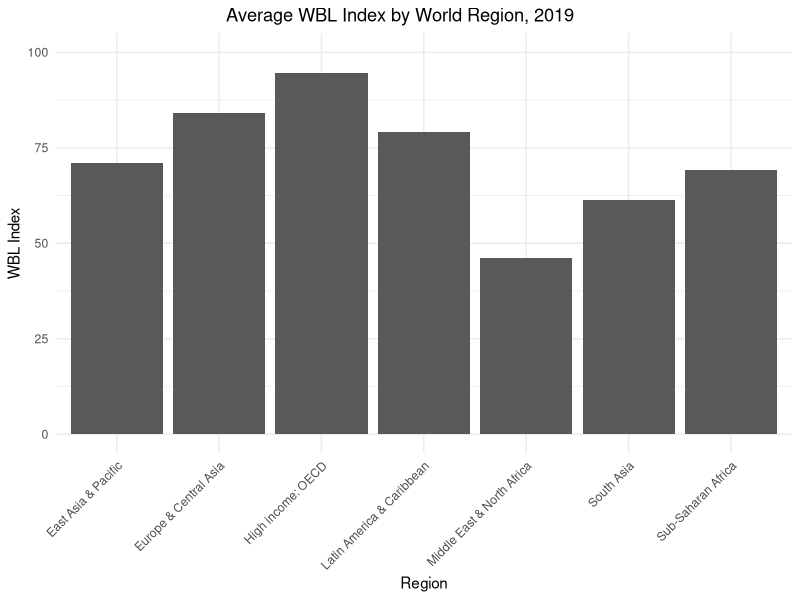
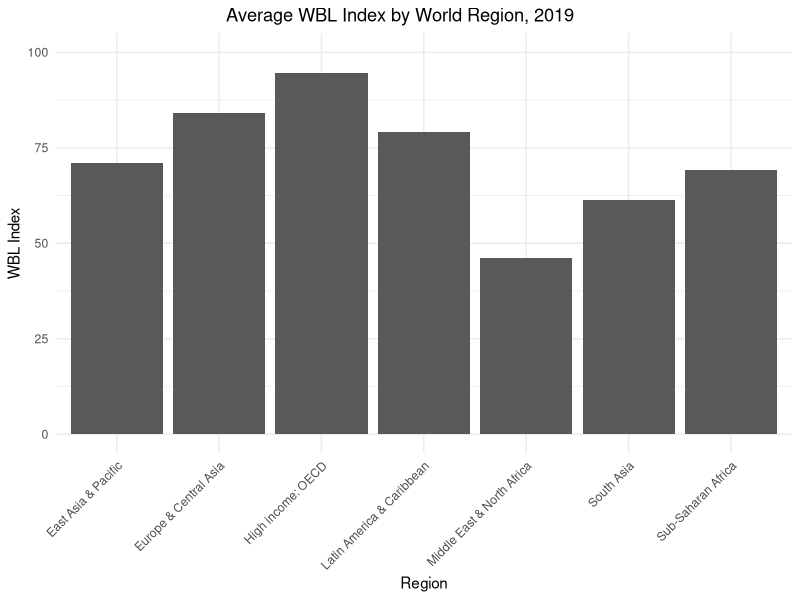
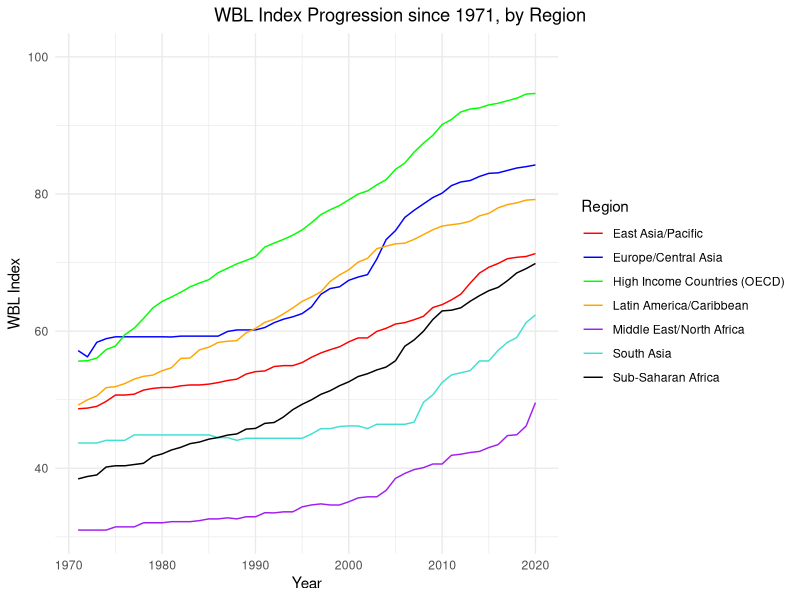
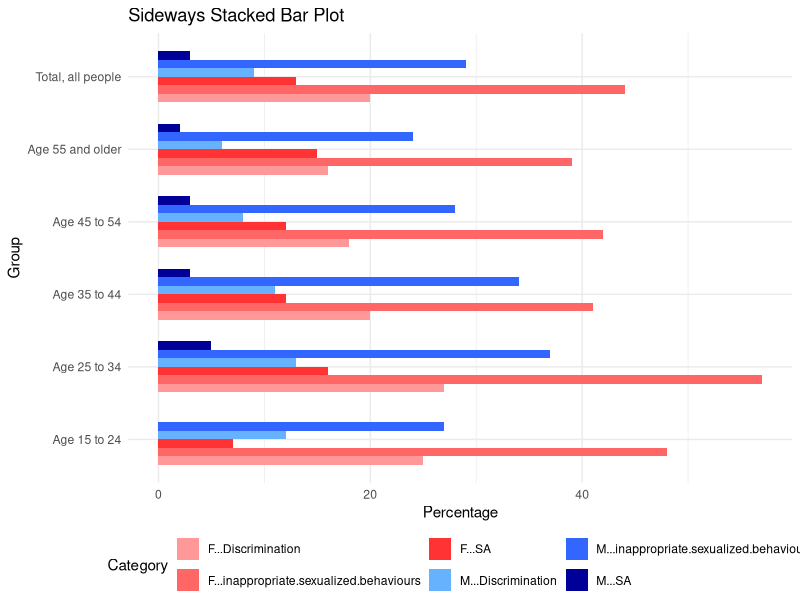

Recreate these plots in R, in order.
## ---- chunk 1
#| include: false
#| warning: false
#| message: false

library(tidyverse)

## WBL Dataset Setup

wb_data <- read_csv(here::here("outputs/data/wb_data_clean.csv"))
## ---- chunk 2
#| message: false
#| echo: false
#| warning: false
#| fig-cap: Figure 1A from Hyland et al. 
#| fig-align: center

## Replication of Figure 1A: Avg. WBL Index in 2019


# average out the index across regions
region_avg_index <- wb_data |> group_by(Region) |> filter(`WBL Report Year` == 2019) |>
                    summarise(avg_index = mean(`WBL_index`, na.rm = TRUE), .groups = "drop")


# Plot in ggplot2

  ggplot(data = region_avg_index, mapping = aes(x = Region, y = avg_index)) +
  geom_col() +
  labs(title="Average WBL Index by World Region, 2019", x="Region", y="WBL Index") +
  theme_minimal() +
  ylim (NA, 100) +
  theme(plot.title.position = "plot",
        plot.title = element_text(hjust = 0.5), 
        axis.text.x = element_text (angle = 45, vjust = 1, hjust=1))

## ---- chunk 3
#| message: false
#| echo: false
#| warning: false
#| fig-cap: Figure 1B from Hyland et al. 
#| fig-align: center

## Replication of Figure 1A: Avg. WBL Index in 2019


# average out the index across regions
region_avg_index <- wb_data |> group_by(Region) |> filter(`WBL Report Year` == 2019) |>
                    summarise(avg_index = mean(`WBL_index`, na.rm = TRUE), .groups = "drop")


# Plot in ggplot2

  ggplot(data = region_avg_index, mapping = aes(x = Region, y = avg_index)) +
  geom_col() +
  labs(title="Average WBL Index by World Region, 2019", x="Region", y="WBL Index") +
  theme_minimal() +
  ylim (NA, 100) +
  theme(plot.title.position = "plot",
        plot.title = element_text(hjust = 0.5), 
        axis.text.x = element_text (angle = 45, vjust = 1, hjust=1))

## ---- chunk 4
#| message: false
#| echo: false
#| warning: false
#| fig-cap: Figure 2 from Hyland et al. 
#| fig-align: center

## Replication of Figure 2:  Charting the Progress of Legal Gender Equality over Time
  

#construct tibble of yearly averages of regions.   
regional_avgs_byyear <- wb_data |> select(
                            `WBL Report Year`, 
                            Region, 
                            WBL_index
                        ) |> group_by(Region, `WBL Report Year`) |> 
                             summarise(avg_index = mean(`WBL_index`, na.rm = TRUE), .groups = "drop")

# Sling into ggplot2

regional_avgs_byyear |> 
  ggplot(aes(x=`WBL Report Year`, y=avg_index, group=Region, color=Region)) +
  geom_line() +
  labs(title="WBL Index Progression since 1971, by Region", x="Year", y="WBL Index") +
  scale_color_manual(values=c("red", "blue", "green", "orange", "purple", "turquoise", "black"), labels=c("East Asia/Pacific","Europe/Central Asia", "High Income Countries (OECD)", "Latin America/Caribbean", "Middle East/North Africa", "South Asia", "Sub-Saharan Africa")) +
  theme_minimal() +
  ylim (NA, 100) + 
  theme(plot.title.position = "plot",
        plot.title = element_text(hjust = 0.5))

## ---- chunk 5
#| message: false
#| echo: false
#| warning: false
#| fig-cap: Figure for pay
#| fig-align: center
  library(kableExtra)

# Create a data frame for the table
pay <- data.frame(
  Indicator = "Pay",
  Score = 100,
  Question = "“Does the law mandate equal remuneration for work of equal value?”",
  Legal_Basis = "Ontario Pay Equity Act, Sec. 6",
  Achievement_of_pay_equity = "6 (1) For the purposes of this Act, pay equity is achieved under the job-to-job method of comparison when the job rate for the female job class that is the subject of the comparison is at least equal to the job rate for a male job class in the same establishment where the work performed in the two job classes is of equal or comparable value. R.S.O. 1990, c. P.7, s. 6 (1); 1993, c. 4, s. 4 (1).",
  Relevant_article = "The gender wage gap in Canada: 1998 to 2018 C Labour Statistics: Research Papers by Rachelle Pelletier, Martha Patterson and Melissa Moyser",
  Stylized_fact = "Women still earn 87 cents for every dollar a man earns in Canada",
  Link_to_Article = "[Read more](https://www150.statcan.gc.ca/n1/en/pub/75-004-m/75-004-m2019004-eng.pdf?st=szPFyv6s)",
  Database = "Annualized data from the Labour Force Survey (LFS), a monthly household survey conducted by Statistics Canada.",
  Additional_info = "56,000 households, no aboriginal settlements or full-time Canadian Armed Force members, remote households in low population density areas"
)

# Transpose the data frame
pay <- t(pay)

# Replace underscores with spaces in column names
colnames(pay) <- gsub("_", " ", colnames(pay))

# Create a table using kableExtra
  kable(pay, format = "latex", caption = "Summary of findings -Pay Indicator") %>%
  column_spec(2, width = "27em")
   
## ---- chunk 6

library(kableExtra)

# Create a data frame for the table
wagegap <- data.frame(
  Category = c("Total explained portion (sum of effects of variables below)", "Human capital", "Education", 
               "Job tenure", "Job attributes", "Part-time", "Public sector", "Union", "Firm size", 
               "Occupation and industry", "Occupation", "Industry", "Demographics", "Age", 
               "Province", "Children", "Marital status", "Total unexplained portion"),
  'In 1998' = c(28.0, 1.8, -0.5, 2.3, 10.1, 8.9, -0.6, 0.7, 1.1, 18.3, 1.8, 16.5, -2.2, -0.4, -0.1, -0.3, -1.4, 72.0),
  'In 2018' = c(36.6, -6.1, -4.8, -1.3, -0.7, 9.2, -5.3, -3.4, -1.1, 44.8, 5.1, 39.7, -1.6, -0.3, 1.0, -0.8, -1.5, 63.4)
)

# Replace special characters in column names
#colnames(wagegap) <- gsub("`", "", colnames(wagegap))

# Create a table using kableExtra
kable(wagegap, format = "latex", booktabs = TRUE, escape = FALSE) %>%
 kable_styling() %>%
#  add_header_above(c("Category" = 1, "1998" = 1, "2018" = 1)) %>%
  row_spec(18, bold = TRUE)

## ---- chunk 7
library(kableExtra)

# Create a data frame for the table
workplace <- data.frame(
  Indicator = "Workplace",
  Score = 100,
  Question = "“Is there legislation on sexual harassment in employment??”",
  Legal_Basis = "Canadian Human Rights Act, Sec. 14(1) and (2); Ontario Occupational Health and Safety Act, Sec. 1 and 32.0.1; Ontario Human Rights Code, Sec. 7(2) and 7(3)",
  Code = "14 (1) It is a discriminatory practice, in matters related to employment,
to harass an individual on a prohibited ground of discrimination.Without limiting the generality of subsection 1, sexual harassment shall, for the purposes of that subsection, be deemed to be harassment on a prohibited ground of discrimination.",
  Relevant_article = "Gender Results Framework: A new data table on workplace harassment",
  Stylized_fact = "Women still earn 87 cents for every dollar a man earns in Canada",
  Link_to_Article = "[Read more]https://www150.statcan.gc.ca/n1/daily-quotidien/240212/dq240212a-eng.htm",
  Database = "Data from 2020 Survey on Sexual Misconduct at Work (SSMW) and Gender Results Framework",
  Additional_info = "56,000 households, no aboriginal settlements or full-time Canadian Armed Force members, remote households in low population density areas"
)

# Transpose the data frame
workplace <- t(workplace)

# Replace underscores with spaces in column names
colnames(workplace) <- gsub("_", " ", colnames(workplace))

# Create a table using kableExtra
  kable(workplace, format = "latex", caption = "Summary of findings -Pay Indicator") %>%
  column_spec(2, width = "27em")
   
## ---- chunk 8
#| message: false
#| echo: false
#| warning: false
#| fig-cap: Figure 
#| fig-align: center
# Install and load necessary packages if not already installed
 # install.packages("tidyverse")

# Install and load necessary packages if not already installed
if (!requireNamespace("tidyverse", quietly = TRUE)) {
  install.packages("tidyverse")
}

# Load the necessary libraries
library(tidyverse)

# Your provided data
data <- read.table(text = '"Group" "M - inappropriate sexualized behaviours" "M - Discrimination" "M - SA" "F - inappropriate sexualized behaviours" "F - Discrimination" "F - SA"
"Total, all people" 29 9 3 44 20 13
"Age 15 to 24" 27 12 0 48 25 7
"Age 25 to 34" 37 13 5 57 27 16
"Age 35 to 44" 34 11 3 41 20 12
"Age 45 to 54" 28 8 3 42 18 12
"Age 55 and older" 24 6 2 39 16 15', header = TRUE)

# Transform the data into long format for ggplot
data_long <- data %>%
  pivot_longer(cols = -Group, names_to = "Category", values_to = "Percentage")

# Create a sideways stacked bar plot
ggplot(data_long, aes(x = Percentage, y = Group, fill = Category)) +
  geom_bar(stat = "identity", position = "dodge", width = 0.7) +
  scale_fill_manual(values = c("#FF9999", "#FF6666", "#FF3333", "#66B2FF", "#3366FF", "#000099"), name = "Category") +
  labs(title = "Sideways Stacked Bar Plot",
       x = "Percentage",
       y = "Group") +
  theme_minimal() +
  theme(
    axis.text.y = element_text(angle = 0, hjust = 1),
    legend.position = "bottom",
    legend.direction = "horizontal",
    legend.box = "horizontal",
    legend.margin = margin(t = 0, unit = "pt")
)
